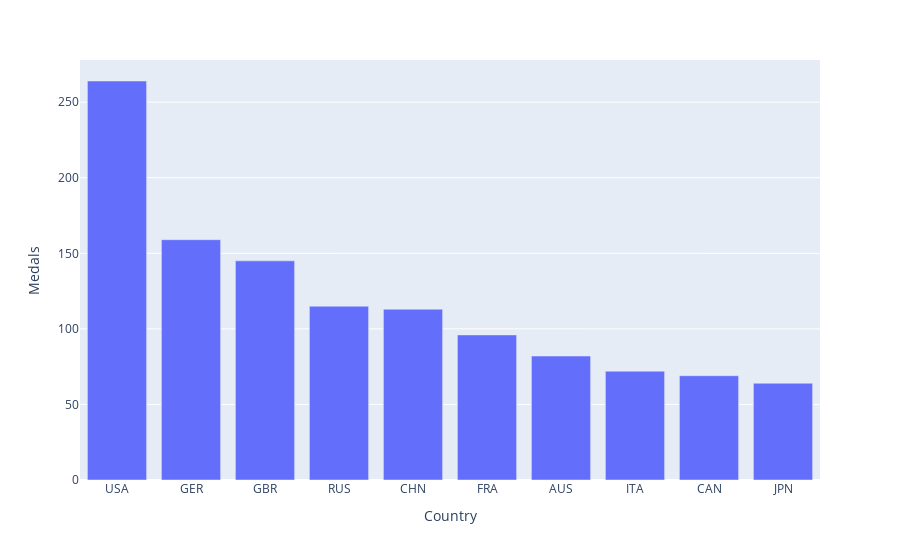

The cell this chart's notebook holds for it:
### Markdown cell above
### Visualize the Data

### Code cell
px.bar(data_frame=dfres, x='Country', y='Medals')

### Figure 1 — Plotly figure (JSON) as saved in the notebook; plotly's stock layout.template omitted (floating-point values rounded to 4 significant figures)
{"data": [{"alignmentgroup": "True", "hovertemplate": "Country=%{x}<br>Medals=%{y}<extra></extra>", "legendgroup": "", "marker": {"color": "#636efa", "pattern": {"shape": ""}}, "name": "", "offsetgroup": "", "orientation": "v", "showlegend": false, "textposition": "auto", "type": "bar", "x": ["USA", "GER", "GBR", "RUS", "CHN", "FRA", "AUS", "ITA", "CAN", "JPN"], "xaxis": "x", "y": [264, 159, 145, 115, 113, 96, 82, 72, 69, 64], "yaxis": "y"}], "layout": {"autosize": true, "barmode": "relative", "legend": {"tracegroupgap": 0}, "margin": {"t": 60}, "xaxis": {"anchor": "y", "autorange": true, "domain": [0, 1], "range": [-0.5, 9.5], "title": {"text": "Country"}, "type": "category"}, "yaxis": {"anchor": "x", "autorange": true, "domain": [0, 1], "range": [0, 277.9], "title": {"text": "Medals"}, "type": "linear"}}}
